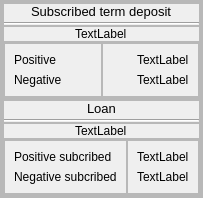
                     <widget class="QWidget" name="raw_business">
                      <layout class="QVBoxLayout" name="verticalLayout_37">
                       <property name="spacing">
                        <number>0</number>
                       </property>
                       <property name="leftMargin">
                        <number>0</number>
                       </property>
                       <property name="topMargin">
                        <number>0</number>
                       </property>
                       <property name="rightMargin">
                        <number>0</number>
                       </property>
                       <property name="bottomMargin">
                        <number>0</number>
                       </property>
                       <item alignment="Qt::AlignTop">
                        <widget class="QFrame" name="frame_20">
                         <property name="frameShape">
                          <enum>QFrame::StyledPanel</enum>
                         </property>
                         <property name="frameShadow">
                          <enum>QFrame::Raised</enum>
                         </property>
                         <layout class="QHBoxLayout" name="horizontalLayout_52">
                          <property name="spacing">
                           <number>0</number>
                          </property>
                          <property name="leftMargin">
                           <number>0</number>
                          </property>
                          <property name="topMargin">
                           <number>0</number>
                          </property>
                          <property name="rightMargin">
                           <number>0</number>
                          </property>
                          <property name="bottomMargin">
                           <number>0</number>
                          </property>
                          <item>
                           <widget class="QFrame" name="frame_24">
                            <property name="maximumSize">
                             <size>
                              <width>16777215</width>
                              <height>166666</height>
                             </size>
                            </property>
                            <property name="frameShape">
                             <enum>QFrame::StyledPanel</enum>
                            </property>
                            <property name="frameShadow">
                             <enum>QFrame::Raised</enum>
                            </property>
                            <layout class="QVBoxLayout" name="verticalLayout_38">
                             <property name="spacing">
                              <number>0</number>
                             </property>
                             <property name="leftMargin">
                              <number>0</number>
                             </property>
                             <property name="topMargin">
                              <number>0</number>
                             </property>
                             <property name="rightMargin">
                              <number>0</number>
                             </property>
                             <property name="bottomMargin">
                              <number>0</number>
                             </property>
                             <item>
                              <widget class="QFrame" name="frame_27">
                               <property name="maximumSize">
                                <size>
                                 <width>16777215</width>
                                 <height>1666666</height>
                                </size>
                               </property>
                               <property name="frameShape">
                                <enum>QFrame::StyledPanel</enum>
                               </property>
                               <property name="frameShadow">
                                <enum>QFrame::Raised</enum>
                               </property>
                               <layout class="QVBoxLayout" name="verticalLayout_39">
                                <property name="spacing">
                                 <number>0</number>
                                </property>
                                <property name="leftMargin">
                                 <number>0</number>
                                </property>
                                <property name="topMargin">
                                 <number>0</number>
                                </property>
                                <property name="rightMargin">
                                 <number>0</number>
                                </property>
                                <property name="bottomMargin">
                                 <number>0</number>
                                </property>
                                <item alignment="Qt::AlignTop">
                                 <widget class="QFrame" name="frame_29">
                                  <property name="frameShape">
                                   <enum>QFrame::StyledPanel</enum>
                                  </property>
                                  <property name="frameShadow">
                                   <enum>QFrame::Raised</enum>
                                  </property>
                                  <layout class="QVBoxLayout" name="verticalLayout_40">
                                   <property name="spacing">
                                    <number>3</number>
                                   </property>
                                   <property name="leftMargin">
                                    <number>0</number>
                                   </property>
                                   <property name="topMargin">
                                    <number>0</number>
                                   </property>
                                   <property name="rightMargin">
                                    <number>0</number>
                                   </property>
                                   <property name="bottomMargin">
                                    <number>0</number>
                                   </property>
                                   <item alignment="Qt::AlignHCenter|Qt::AlignTop">
                                    <widget class="QLabel" name="label_32">
                                     <property name="font">
                                      <font>
                                       <pointsize>10</pointsize>
                                      </font>
                                     </property>
                                     <property name="text">
                                      <string>Subscribed term deposit</string>
                                     </property>
                                    </widget>
                                   </item>
                                   <item>
                                    <widget class="Line" name="line_32">
                                     <property name="orientation">
                                      <enum>Qt::Horizontal</enum>
                                     </property>
                                    </widget>
                                   </item>
                                  </layout>
                                 </widget>
                                </item>
                                <item alignment="Qt::AlignTop">
                                 <widget class="QFrame" name="frame_30">
                                  <property name="sizePolicy">
                                   <sizepolicy hsizetype="Preferred" vsizetype="Minimum">
                                    <horstretch>0</horstretch>
                                    <verstretch>0</verstretch>
                                   </sizepolicy>
                                  </property>
                                  <property name="maximumSize">
                                   <size>
                                    <width>16777215</width>
                                    <height>1666666</height>
                                   </size>
                                  </property>
                                  <property name="frameShape">
                                   <enum>QFrame::StyledPanel</enum>
                                  </property>
                                  <property name="frameShadow">
                                   <enum>QFrame::Raised</enum>
                                  </property>
                                  <layout class="QVBoxLayout" name="verticalLayout_41">
                                   <property name="spacing">
                                    <number>0</number>
                                   </property>
                                   <property name="leftMargin">
                                    <number>0</number>
                                   </property>
                                   <property name="topMargin">
                                    <number>0</number>
                                   </property>
                                   <property name="rightMargin">
                                    <number>0</number>
                                   </property>
                                   <property name="bottomMargin">
                                    <number>0</number>
                                   </property>
                                   <item alignment="Qt::AlignHCenter|Qt::AlignTop">
                                    <widget class="QLabel" name="deposit_txt">
                                     <property name="text">
                                      <string>TextLabel</string>
                                     </property>
                                    </widget>
                                   </item>
                                  </layout>
                                 </widget>
                                </item>
                                <item alignment="Qt::AlignBottom">
                                 <widget class="QFrame" name="frame_31">
                                  <property name="sizePolicy">
                                   <sizepolicy hsizetype="Preferred" vsizetype="Expanding">
                                    <horstretch>0</horstretch>
                                    <verstretch>0</verstretch>
                                   </sizepolicy>
                                  </property>
                                  <property name="frameShape">
                                   <enum>QFrame::StyledPanel</enum>
                                  </property>
                                  <property name="frameShadow">
                                   <enum>QFrame::Raised</enum>
                                  </property>
                                  <layout class="QHBoxLayout" name="horizontalLayout_53">
                                   <property name="spacing">
                                    <number>0</number>
                                   </property>
                                   <property name="leftMargin">
                                    <number>0</number>
                                   </property>
                                   <property name="topMargin">
                                    <number>0</number>
                                   </property>
                                   <property name="rightMargin">
                                    <number>0</number>
                                   </property>
                                   <property name="bottomMargin">
                                    <number>0</number>
                                   </property>
                                   <item>
                                    <widget class="QFrame" name="frame_32">
                                     <property name="frameShape">
                                      <enum>QFrame::StyledPanel</enum>
                                     </property>
                                     <property name="frameShadow">
                                      <enum>QFrame::Raised</enum>
                                     </property>
                                     <layout class="QVBoxLayout" name="verticalLayout_42">
                                      <item>
                                       <widget class="QLabel" name="label_46">
                                        <property name="text">
                                         <string>Positive</string>
                                        </property>
                                       </widget>
                                      </item>
                                      <item>
                                       <widget class="QLabel" name="label_47">
                                        <property name="text">
                                         <string>Negative</string>
                                        </property>
                                       </widget>
                                      </item>
                                     </layout>
                                    </widget>
                                   </item>
                                   <item>
                                    <widget class="QFrame" name="frame_33">
                                     <property name="frameShape">
                                      <enum>QFrame::StyledPanel</enum>
                                     </property>
                                     <property name="frameShadow">
                                      <enum>QFrame::Raised</enum>
                                     </property>
                                     <layout class="QVBoxLayout" name="verticalLayout_43">
                                      <item alignment="Qt::AlignRight">
                                       <widget class="QLabel" name="raw_positive_txt">
                                        <property name="text">
                                         <string>TextLabel</string>
                                        </property>
                                       </widget>
                                      </item>
                                      <item alignment="Qt::AlignRight">
                                       <widget class="QLabel" name="raw_negative_txt">
                                        <property name="text">
                                         <string>TextLabel</string>
                                        </property>
                                       </widget>
                                      </item>
                                     </layout>
                                    </widget>
                                   </item>
                                  </layout>
                                 </widget>
                                </item>
                               </layout>
                              </widget>
                             </item>
                             <item>
                              <widget class="QFrame" name="frame_28">
                               <property name="maximumSize">
                                <size>
                                 <width>16777215</width>
                                 <height>1666666</height>
                                </size>
                               </property>
                               <property name="frameShape">
                                <enum>QFrame::StyledPanel</enum>
                               </property>
                               <property name="frameShadow">
                                <enum>QFrame::Raised</enum>
                               </property>
                               <layout class="QVBoxLayout" name="verticalLayout_48">
                                <property name="spacing">
                                 <number>0</number>
                                </property>
                                <property name="leftMargin">
                                 <number>0</number>
                                </property>
                                <property name="topMargin">
                                 <number>0</number>
                                </property>
                                <property name="rightMargin">
                                 <number>0</number>
                                </property>
                                <property name="bottomMargin">
                                 <number>0</number>
                                </property>
                                <item>
                                 <widget class="QFrame" name="frame_34">
                                  <property name="frameShape">
                                   <enum>QFrame::StyledPanel</enum>
                                  </property>
                                  <property name="frameShadow">
                                   <enum>QFrame::Raised</enum>
                                  </property>
                                  <layout class="QVBoxLayout" name="verticalLayout_44">
                                   <property name="spacing">
                                    <number>3</number>
                                   </property>
                                   <property name="leftMargin">
                                    <number>0</number>
                                   </property>
                                   <property name="topMargin">
                                    <number>0</number>
                                   </property>
                                   <property name="rightMargin">
                                    <number>0</number>
                                   </property>
                                   <property name="bottomMargin">
                                    <number>0</number>
                                   </property>
                                   <item alignment="Qt::AlignHCenter|Qt::AlignTop">
                                    <widget class="QLabel" name="label_50">
                                     <property name="font">
                                      <font>
                                       <pointsize>10</pointsize>
                                      </font>
                                     </property>
                                     <property name="text">
                                      <string>Loan</string>
                                     </property>
                                    </widget>
                                   </item>
                                   <item>
                                    <widget class="Line" name="line_33">
                                     <property name="orientation">
                                      <enum>Qt::Horizontal</enum>
                                     </property>
                                    </widget>
                                   </item>
                                  </layout>
                                 </widget>
                                </item>
                                <item>
                                 <widget class="QFrame" name="frame_35">
                                  <property name="sizePolicy">
                                   <sizepolicy hsizetype="Preferred" vsizetype="Minimum">
                                    <horstretch>0</horstretch>
                                    <verstretch>0</verstretch>
                                   </sizepolicy>
                                  </property>
                                  <property name="maximumSize">
                                   <size>
                                    <width>16777215</width>
                                    <height>1666666</height>
                                   </size>
                                  </property>
                                  <property name="frameShape">
                                   <enum>QFrame::StyledPanel</enum>
                                  </property>
                                  <property name="frameShadow">
                                   <enum>QFrame::Raised</enum>
                                  </property>
                                  <layout class="QVBoxLayout" name="verticalLayout_45">
                                   <property name="spacing">
                                    <number>0</number>
                                   </property>
                                   <property name="leftMargin">
                                    <number>0</number>
                                   </property>
                                   <property name="topMargin">
                                    <number>0</number>
                                   </property>
                                   <property name="rightMargin">
                                    <number>0</number>
                                   </property>
                                   <property name="bottomMargin">
                                    <number>0</number>
                                   </property>
                                   <item alignment="Qt::AlignHCenter|Qt::AlignTop">
                                    <widget class="QLabel" name="loan_txt">
                                     <property name="text">
                                      <string>TextLabel</string>
                                     </property>
                                    </widget>
                                   </item>
                                  </layout>
                                 </widget>
                                </item>
                                <item>
                                 <widget class="QFrame" name="frame_36">
                                  <property name="sizePolicy">
                                   <sizepolicy hsizetype="Preferred" vsizetype="Expanding">
                                    <horstretch>0</horstretch>
                                    <verstretch>0</verstretch>
                                   </sizepolicy>
                                  </property>
                                  <property name="frameShape">
                                   <enum>QFrame::StyledPanel</enum>
                                  </property>
                                  <property name="frameShadow">
                                   <enum>QFrame::Raised</enum>
                                  </property>
                                  <layout class="QHBoxLayout" name="horizontalLayout_54">
                                   <property name="spacing">
                                    <number>0</number>
                                   </property>
                                   <property name="leftMargin">
                                    <number>0</number>
                                   </property>
                                   <property name="topMargin">
                                    <number>0</number>
                                   </property>
                                   <property name="rightMargin">
                                    <number>0</number>
                                   </property>
                                   <property name="bottomMargin">
                                    <number>0</number>
                                   </property>
                                   <item>
                                    <widget class="QFrame" name="frame_37">
                                     <property name="frameShape">
                                      <enum>QFrame::StyledPanel</enum>
                                     </property>
                                     <property name="frameShadow">
                                      <enum>QFrame::Raised</enum>
                                     </property>
                                     <layout class="QVBoxLayout" name="verticalLayout_46">
                                      <item>
                                       <widget class="QLabel" name="label_51">
                                        <property name="text">
                                         <string>Positive subcribed</string>
                                        </property>
                                       </widget>
                                      </item>
                                      <item>
                                       <widget class="QLabel" name="label_52">
                                        <property name="text">
                                         <string>Negative subcribed</string>
                                        </property>
                                       </widget>
                                      </item>
                                     </layout>
                                    </widget>
                                   </item>
                                   <item>
                                    <widget class="QFrame" name="frame_38">
                                     <property name="frameShape">
                                      <enum>QFrame::StyledPanel</enum>
                                     </property>
                                     <property name="frameShadow">
                                      <enum>QFrame::Raised</enum>
                                     </property>
                                     <layout class="QVBoxLayout" name="verticalLayout_47">
                                      <item alignment="Qt::AlignRight">
                                       <widget class="QLabel" name="raw_loanP_txt">
                                        <property name="text">
                                         <string>TextLabel</string>
                                        </property>
                                       </widget>
                                      </item>
                                      <item alignment="Qt::AlignRight">
                                       <widget class="QLabel" name="raw_loanN_txt">
                                        <property name="text">
                                         <string>TextLabel</string>
                                        </property>
                                       </widget>
                                      </item>
                                     </layout>
                                    </widget>
                                   </item>
                                  </layout>
                                 </widget>
                                </item>
                               </layout>
                              </widget>
                             </item>
                            </layout>
                           </widget>
                          </item>
                          <item>
                           <widget class="QFrame" name="raw_education_frame">
                            <property name="frameShape">
                             <enum>QFrame::StyledPanel</enum>
                            </property>
                            <property name="frameShadow">
                             <enum>QFrame::Raised</enum>
                            </property>
                           </widget>
                          </item>
                          <item>
                           <widget class="QFrame" name="raw_">
                            <property name="frameShape">
                             <enum>QFrame::StyledPanel</enum>
                            </property>
                            <property name="frameShadow">
                             <enum>QFrame::Raised</enum>
                            </property>
                           </widget>
                          </item>
                         </layout>
                        </widget>
                       </item>
                       <item>
                        <widget class="QFrame" name="mid_frame">
                         <property name="sizePolicy">
                          <sizepolicy hsizetype="Preferred" vsizetype="Expanding">
                           <horstretch>0</horstretch>
                           <verstretch>0</verstretch>
                          </sizepolicy>
                         </property>
                         <property name="frameShape">
                          <enum>QFrame::StyledPanel</enum>
                         </property>
                         <property name="frameShadow">
                          <enum>QFrame::Raised</enum>
                         </property>
                        </widget>
                       </item>
                      </layout>
                     </widget>
